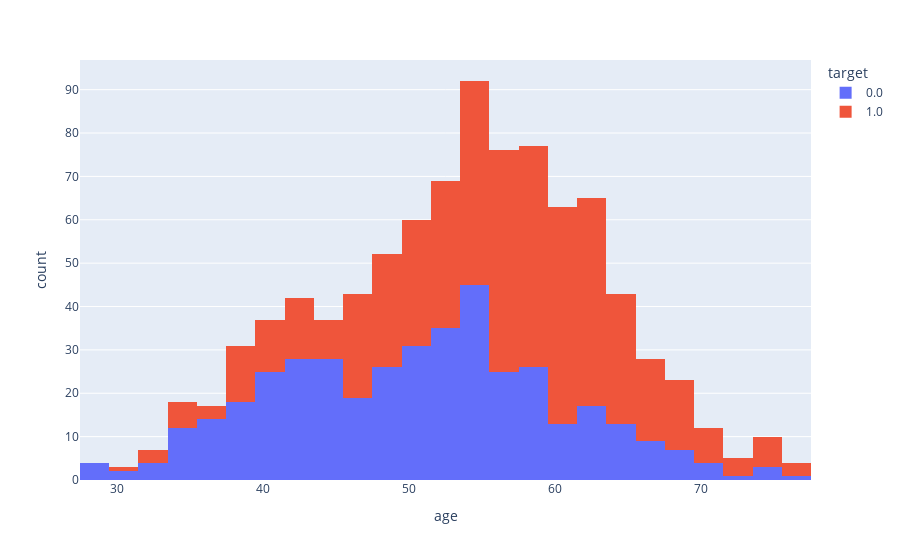

The cell this chart's notebook holds for it:
### Code cell
px.histogram(data , x = 'age' , color = 'target')   # 0= no disease , 1 = disease present

### Figure 1 — Plotly figure (JSON) as saved in the notebook; plotly's stock layout.template omitted (floating-point values rounded to 4 significant figures; data arrays with more than 128 entries replaced by an {"elided": "..."} marker saying what was removed)
{"data": [{"bingroup": "x", "hovertemplate": "target=0.0<br>age=%{x}<br>count=%{y}<extra></extra>", "legendgroup": "0.0", "marker": {"color": "#636efa", "pattern": {"shape": ""}}, "name": "0.0", "orientation": "v", "showlegend": true, "type": "histogram", "x": {"elided": "410 float values"}, "xaxis": "x", "yaxis": "y"}, {"bingroup": "x", "hovertemplate": "target=1.0<br>age=%{x}<br>count=%{y}<extra></extra>", "legendgroup": "1.0", "marker": {"color": "#EF553B", "pattern": {"shape": ""}}, "name": "1.0", "orientation": "v", "showlegend": true, "type": "histogram", "x": {"elided": "508 float values"}, "xaxis": "x", "yaxis": "y"}], "layout": {"barmode": "relative", "legend": {"title": {"text": "target"}, "tracegroupgap": 0}, "margin": {"t": 60}, "xaxis": {"anchor": "y", "domain": [0, 1], "title": {"text": "age"}}, "yaxis": {"anchor": "x", "domain": [0, 1], "title": {"text": "count"}}}}
